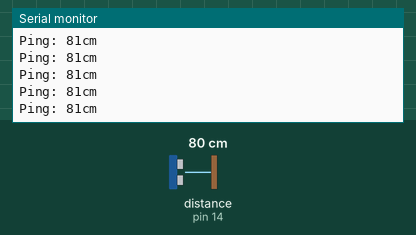
Simulated run of this sketch. Board: Arduino Uno, built with avr-gcc and run on an emulated ATmega328P. Parts: the last lines printed to the serial monitor. The test bench sets the inputs (shaded band); at power-on: distance to the obstacle (sensor on pin 14) 80 cm. The echo pulse lasts 58.3 µs per cm.

Above: at 1.2 s.
1.3 s: distance to the obstacle (sensor on pin 14) set to 2 cm
At 1.34 s:
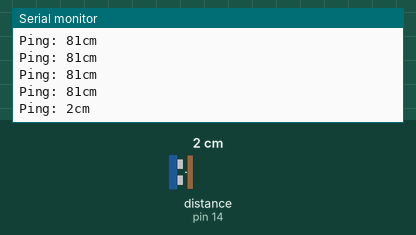
2.8 s: distance to the obstacle (sensor on pin 14) set to 60 cm
At 2.87 s:
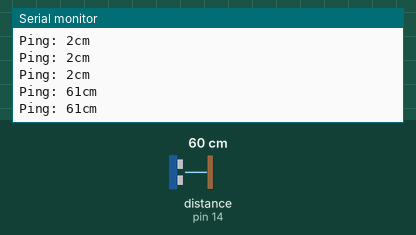
Timing chart, 0 to 5.8 s (numbered marks = the images above; inputs shaded):
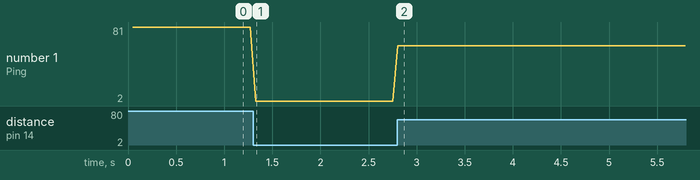

The sketch:

Waterproof_Ultrasonic_Module_JSN-SR04T.ino
```cpp
#include <NewPing.h>

#define TRIGGER_PIN  12  // D6
#define ECHO_PIN     14  // D5
#define MAX_DISTANCE 200

NewPing sonar(TRIGGER_PIN, ECHO_PIN, MAX_DISTANCE);

void setup() {
  Serial.begin(9600);
}
// test edit
void loop() {
  delay(50);
  Serial.print("Ping: ");
  Serial.print(sonar.ping_cm());
  Serial.println("cm");
}
```

Measured:
- after the input at 1.3 s, the serial monitor: prints a new line at once (image 1)
- after the input at 2.8 s, the serial monitor: prints a new line at once (image 2)
- plotted number 1: 81 → 2 after the input at 1.3 s, 2 → 61 after the input at 2.8 s
